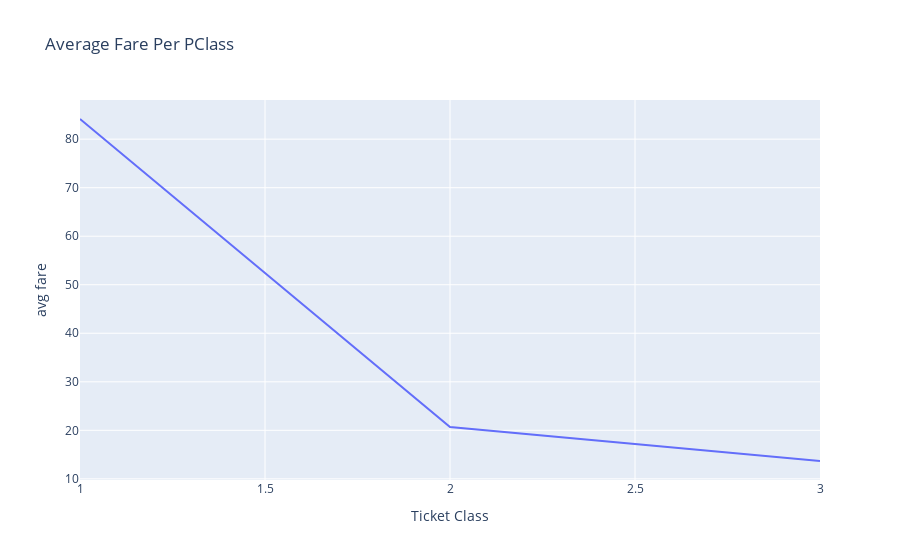

This figure's notebook cell:
### Code cell
#5 สร้าง Line Graph โดยให้แกน Y เป็นราคาเฉลี่ยของค่าโดยสารของแต่ละชั้นโดยสาร และแกน X เป็นชั้นโดยสาร พร้อมทั้งแก้ชื่อแกน ตั้งชื่อกราฟให้เหมาะสม
Pclass_Fare=df1.groupby('Pclass')['Fare'].mean()
fig = px.line(x=Pclass_Fare.index,y=Pclass_Fare.values,title='Average Fare Per PClass'\
              ,labels={'x':'Ticket Class','y':'avg fare'})
fig.show()

### Figure 1 — Plotly figure (JSON) as saved in the notebook; plotly's stock layout.template omitted (floating-point values rounded to 4 significant figures)
{"data": [{"hovertemplate": "Ticket Class=%{x}<br>avg fare=%{y}<extra></extra>", "legendgroup": "", "line": {"color": "#636efa", "dash": "solid"}, "mode": "lines", "name": "", "orientation": "v", "showlegend": false, "type": "scatter", "x": [1, 2, 3], "xaxis": "x", "y": [84.15, 20.66, 13.68], "yaxis": "y"}], "layout": {"legend": {"tracegroupgap": 0}, "title": {"text": "Average Fare Per PClass"}, "xaxis": {"anchor": "y", "domain": [0, 1], "title": {"text": "Ticket Class"}}, "yaxis": {"anchor": "x", "domain": [0, 1], "title": {"text": "avg fare"}}}}
